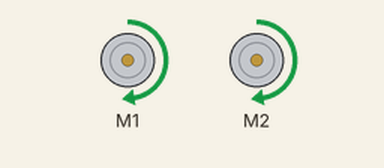
A program run on a simulated Raspberry Pi (BCM pin numbers). Parts: 2 × DC motor (green arrow = forward, orange = backward, longer = faster). Motors are numbered in the order the program creates them (left before right in a Robot). At 5.0 s the program stops and its outputs stay as they are.

Above: at 0.1 s.
At 2.1 s:
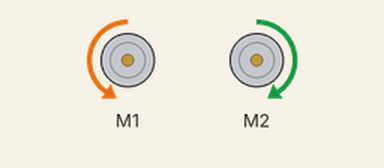
At 5.1 s:
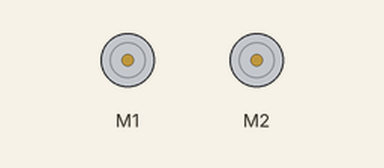
Timing chart, 0 to 6.5 s (numbered marks = the images above):
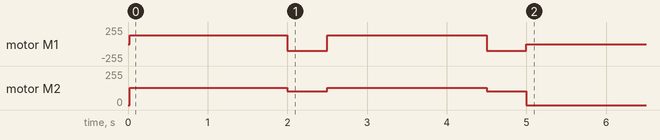

Measured:
- by itself, motor M2: stopped → forward 128/255 at 0.02 s, → forward 102/255 2.0 s later, → forward 128/255 0.50 s later, → forward 102/255 2.0 s later, … (5 changes in this stretch)
- by itself, motor M1: stopped → forward 128/255 at 0.02 s, → backward 102/255 2.0 s later, → forward 128/255 0.50 s later, → backward 102/255 2.0 s later, … (5 changes in this stretch)

The program:

01.py
```python
#!/usr/bin/env python3
################################################################################
#   01.py
#
#   Ex. 01: simple motion
#
#   03.06.2019  Created by:  rada
################################################################################

from gpiozero import Robot
from time import sleep

robot = Robot(left=(6,12), right=(22,23))

for i in range(2):
    robot.forward(0.5)
    sleep(2)
    robot.left(0.4)
    sleep(0.5)

robot.stop()
```
